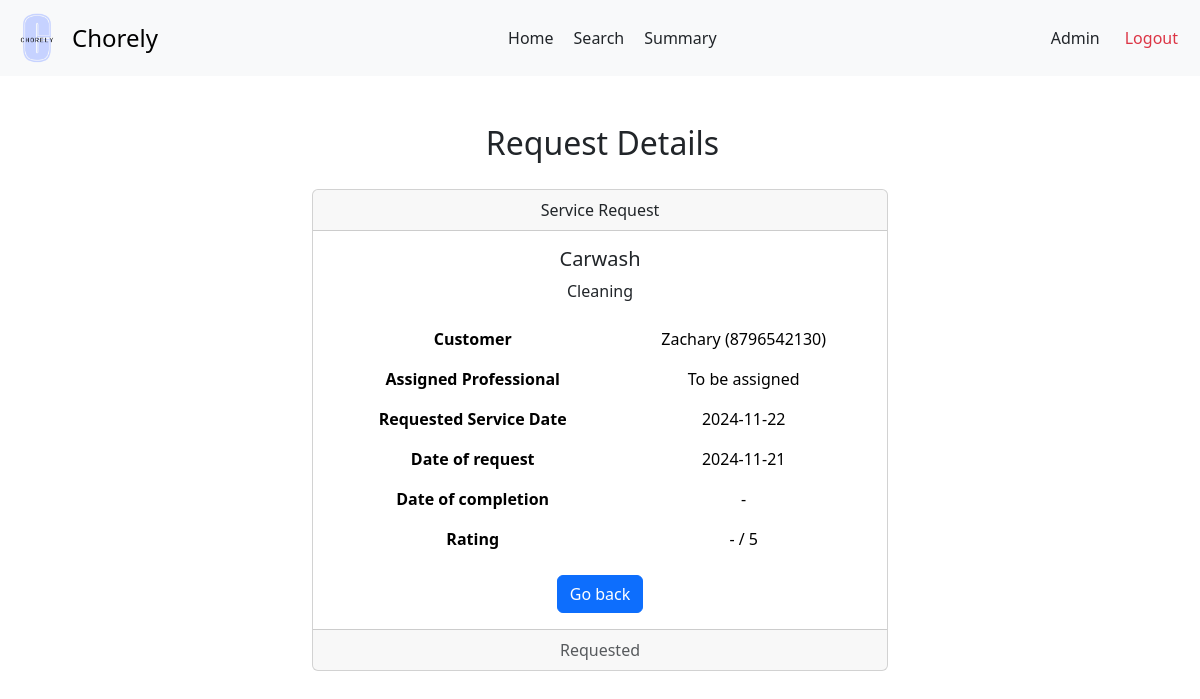
Page /admin/view/request/4 on the earlier database version.
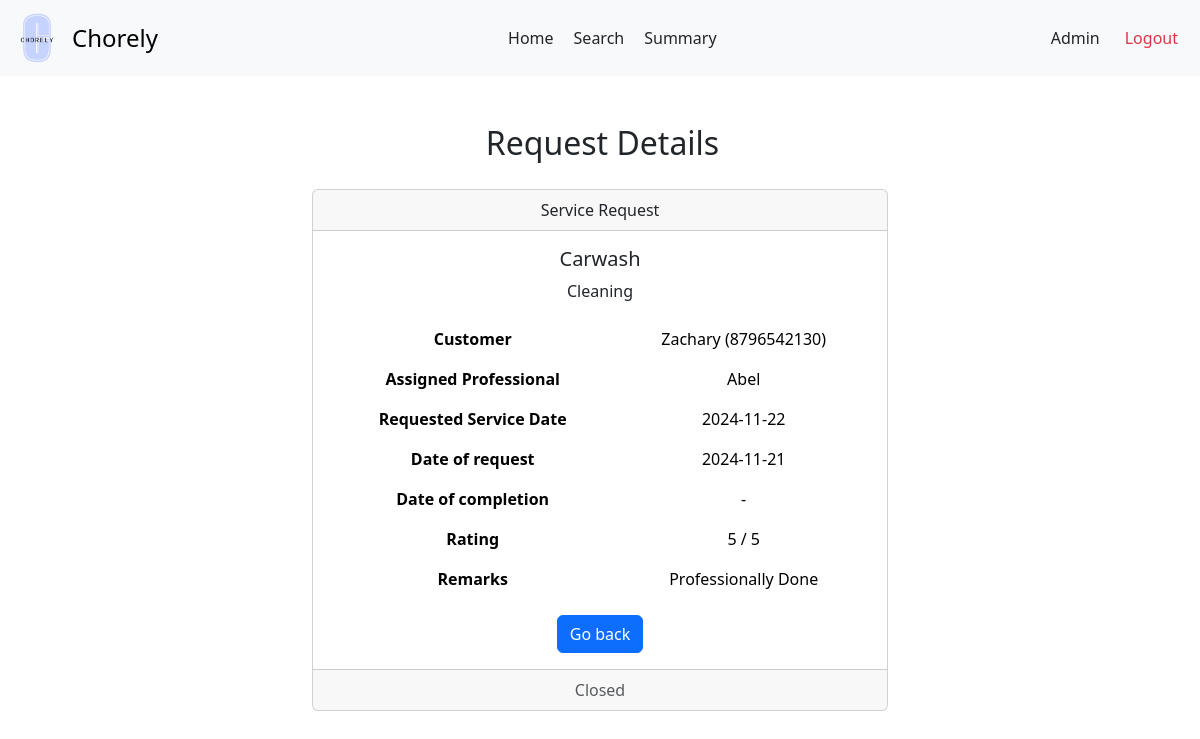
Same page on the later database version.
### backend/models.py (models this page shows)
class ServiceRequests(db.Model):
    __tablename__ = 'ServiceRequests'
    request_id = db.Column(db.Integer, primary_key=True, autoincrement=True)
    service_id = db.Column(db.Integer, db.ForeignKey('Services.service_id'), nullable=False)
    customer_id = db.Column(db.Integer, db.ForeignKey('Customers.customer_id'), nullable=False)
    professional_id = db.Column(db.Integer, db.ForeignKey('ServiceProfessionals.professional_id'))
    requested_service_date = db.Column(db.Date, default=date.today())
    date_of_request = db.Column(db.Date, default=date.today())
    date_of_completion = db.Column(db.Date)
    service_status = db.Column(db.String, default='requested')
    additional_requests = db.Column(db.String)
    remarks = db.Column(db.String)
    rating = db.Column(db.Float)

class ServiceProfessionals(db.Model):
    __tablename__ = 'ServiceProfessionals'
    professional_id = db.Column(db.Integer, primary_key=True, autoincrement=True)
    user_id = db.Column(db.Integer, db.ForeignKey('Users.user_id'), unique=True, nullable=False)
    service_id = db.Column(db.Integer, db.ForeignKey('Services.service_id'), nullable=False)
    experience_years = db.Column(db.Integer)
    profile_verified = db.Column(db.Boolean, default=False)
    name = db.Column(db.String, nullable = False)
    phone = db.Column(db.String)
    address = db.Column(db.String)
    pin_code = db.Column(db.String)
    service_requests = db.relationship('ServiceRequests', backref='professional')

### backend/adminController.py (the view)
@app.route('/admin/view/request/<int:request_id>', methods =['GET'])
def view_request(request_id):
  request = ServiceRequests.query.get(request_id)
  return render_template('admin-view-request.html', request= request)

### templates/admin-view-request.html (shortened to what this page needs)
<!DOCTYPE html>
<html lang="en">
<head>
  <link href="https://cdn.jsdelivr.net/npm/bootstrap@5.3.3/dist/css/bootstrap.min.css" rel="stylesheet">
  <link rel="stylesheet" href="{{ url_for('static', filename = 'prof-dash.css')}}">
  <link rel="stylesheet" href="{{ url_for('static', filename = 'navbar.css')}}">
</head>
<body>
  <nav class="navbar bg-body-tertiary">
    <div class="container-fluid">
      <a class="navbar-brand d-flex align-items-center" href="#" style="text-decoration: none;">
        <img src="{{ url_for('static', filename = 'logo.png')}}" alt="Chorely Logo" width="50" height="50" id="logo">
        <span style="font-size: 1.5rem;">Chorely</span>
      </a>
      <div style="display: flex;">
        <a class="nav-link active" aria-current="page" href="#">Home</a>
        <a class="nav-link" href="#">Search</a>
        <a class="nav-link" href="#">Summary</a>
      </div>
      <div class="d-flex text text-end">
        <a class="nav-link" href="/admin">Admin</a>
        <a class="nav-link text-danger" href="/userlogin">Logout</a>
      </div>
    </div>
  </nav>
  <div id="main">
    <div id="canvas">
      <br>
      <h2 class="headings text text-center">Request Details</h2><br>
      <div class="card text-center" style="width: 60%; margin: auto;">
        <div class="card-header">
          Service Request
        </div>
        <div class="card-body">
          <h5 class="card-title">{{ request.service.name | title }}</h5>
          <p class="card-text">{{ request.service.category | title }}</p>
          <table class="table table-borderless mb-3">
            <tbody>
              <tr>
                <tr>
                  <th>Customer</th>
                  <td>{{ request.customer.name }} ({{ request.customer.phone }})</td>
                </tr>
                <th>Assigned Professional</th>
                <td>{{ request.professional.name | title if request.professional.name else 'To be assigned' }}</td>
              </tr>
              <tr>
                <th>Requested Service Date</th>
                <td>{{ request.requested_service_date }}</td>
              </tr>
              <tr>
                <th>Date of request</th>
                <td>{{ request.date_of_request }}</td>
              </tr>
              <tr>
                <th>Date of completion</th>
                <td>{{ request.date_of_completeion or '-' }}</td>
              </tr>
              <tr>
                <th>Rating</th>
                <td>{{ request.rating | int if request.rating else '-' }} / 5</td>
              </tr>
              {% if request.remarks %}
                <tr>
                  <th>Remarks</th>
                  <td>{{ request.remarks | title }}</td>
                </tr>
              {% endif %}
            </tbody>
          </table>
          <a href="javascript: history.back()" class="btn btn-primary">Go back</a>
        </div>
        <div class="card-footer text-body-secondary">
          {{ request.service_status | title }}
        </div>
      </div>
</body>
</html>

Differences in the rows shown:
now on this page (row unchanged): ServiceProfessionals: professional.name "Abel"
changed ServiceRequests: rating "-" → "5"; remarks (not shown) → "Professionally Done"; service_status "Requested" → "Closed"
Other differences:
text no longer shown: "To be assigned"
text now shown: "Remarks"
